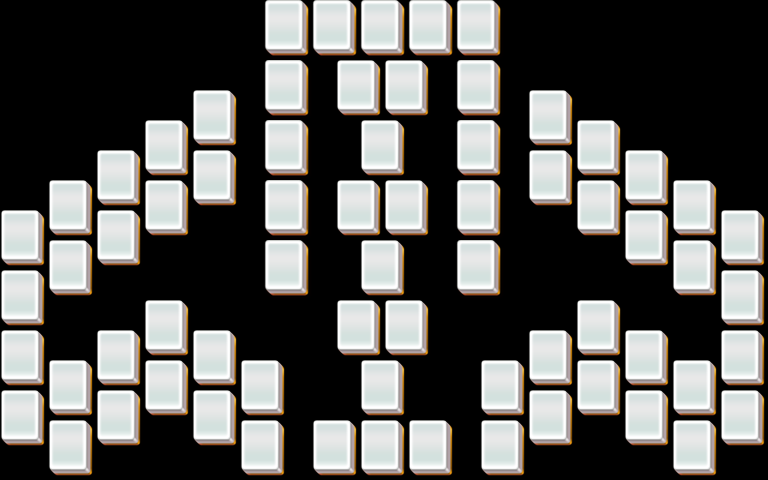

Tiled map render using the project's own tile images. Description and the map definition, with tile-layer contents summarised, below:
An orthogonal 32x16 tile map with 24x30 px tiles, 5 tile layers (layer1, layer2, layer3, layer4, ...).

<map version="1.0" orientation="orthogonal" width="32" height="16" tilewidth="24" tileheight="30">
 <properties>
  <property name="species" value="25" />
 </properties>
 <tileset firstgid="1" name="mahjong" tilewidth="48" tileheight="60">
  <image source="mahjong.png" />
 </tileset>
 <layer name="layer1" width="32" height="16">
  <data>[512 cells, 69 non-empty, 1 distinct tile ids]</data>
 </layer>
 <layer name="layer2" width="32" height="16">
  <data>[512 cells, 13 non-empty, 1 distinct tile ids]</data>
 </layer>
 <layer name="layer3" width="32" height="16">
  <data>[512 cells, 13 non-empty, 1 distinct tile ids]</data>
 </layer>
 <layer name="layer4" width="32" height="16">
  <data>[512 cells, 13 non-empty, 1 distinct tile ids]</data>
 </layer>
 <layer name="layer5" width="32" height="16">
  <data>[512 cells, 0 non-empty, 0 distinct tile ids]</data>
 </layer>
</map>
